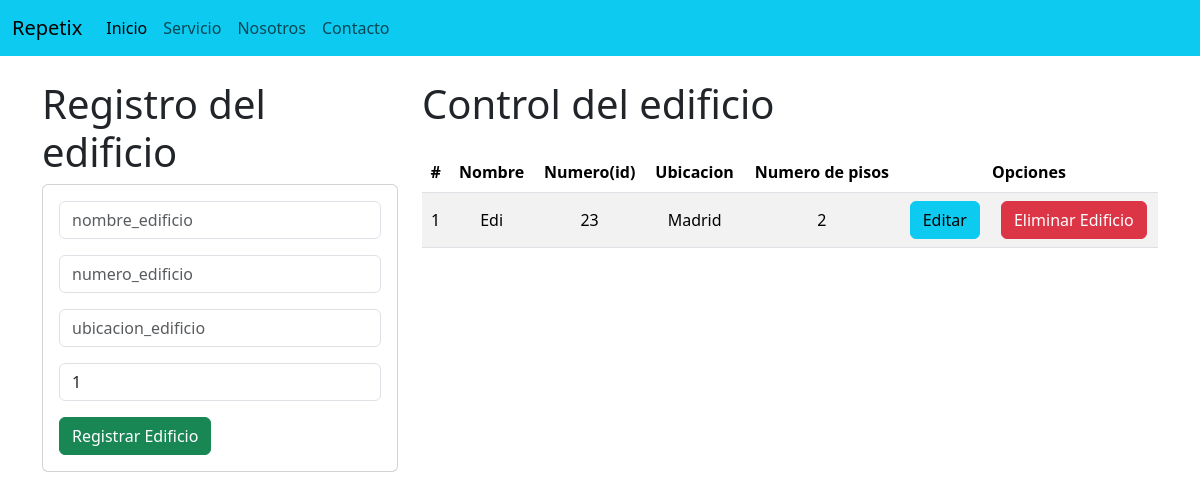
The app's page /AccederEdificio/, older data.
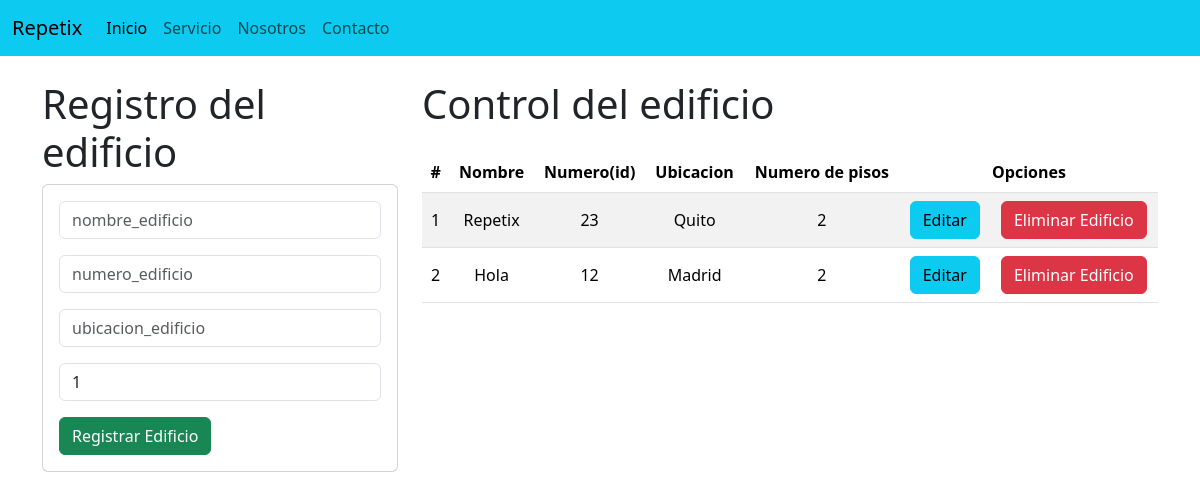
The same page, newer data.
### Edificio/models.py (models this page shows, shortened)
class Edificio(models.Model):
    nombre = models.CharField(max_length=100)
    codigo = models.IntegerField()
    ubicacion = models.CharField(max_length=255)
    numero_pisos = models.IntegerField()

### Edificio/views.py (the view)
# urls.py: path('AccederEdificio/', views.accederEdificio, name='AccederEdificio'),
def accederEdificio(request):
    edificio = Edificio.objects.all()
    pisos = Piso.objects.all()
    sensores = Sensor.objects.all()
    departamentos = Departamento.objects.all()
    return render(request, 'AccederEdificio.html', {
        'edificio': edificio,
        'pisos': pisos,
        'sensores': sensores,
        'departamentos': departamentos,
    })

### Edificio/Templates/AccederEdificio.html (shortened to what this page needs)
{% extends "./base.html" %}
{% block body %}
<div class="row">
    <div class="col-sm-12 col-md-6 col-lg-4 col-xl-4">
        <h1>Registro del edificio</h1>
        <div class="card">
            <div class="card-body py-2">
                <form action="/RegistrarEdificio/" method="POST">
                    <div class="form-group py-2">
                        <input type="text" id="nombre_edificio" name="nombre_edificio" class="form-control" placeholder="nombre_edificio" minlength="6" required>
                    </div>
                    <div class="form-group py-2">
                        <input type="text" id="numero_edificio" name="numero_edificio" class="form-control" placeholder="numero_edificio" maxlength="50" required>
                    </div>
                    <div class="form-group py-2">
                        <input type="text" id="ubicacion_edificio" name="ubicacion_edificio" class="form-control" placeholder="ubicacion_edificio" maxlength="50" required>
                    </div>
                    <div class="form-group py-2">
                        <input type="text" id="numero_pisos" name="numero_pisos" class="form-control" min="1" max="9" value="1" required>
                    </div>
                    <div class="form-group py-2">
                        <button type="submit" class="btn btn-success btn-block text-white">Registrar Edificio</button>
                    </div>
                </form>
            </div>
        </div>
    </div>
    <div class="col-sm-12 col-md-6 col-lg-8 col-xl-8">
        <h1>Control del edificio</h1>
        <div class="table-responsive py-3">
            <table class="table table-striped">
                <thead>
                    <tr>
                        <th>#</th>
                        <th>Nombre</th>
                        <th>Numero(id)</th>
                        <th>Ubicacion</th>
                        <th>Numero de pisos</th>
                        <th colspan="2">Opciones</th>
                    </tr>
                </thead>
                <tbody>
                    {% for edificio in edificio %}
                    <tr>
                        <td>{{forloop.counter}}</td>
                        <td>{{edificio.nombre}}</td>
                        <td>{{edificio.codigo}}</td>
                        <td>{{edificio.ubicacion}}</td>
                        <td>{{edificio.numero_pisos}}</td>
                        <td><a href="/EdicionEdificio/{{edificio.codigo}}" class="btn btn-info">Editar</a></td>
                        <td><a href="/EliminarEdificio/{{edificio.codigo}}" class="btn btn-danger btnEliminacion">Eliminar Edificio</a></td>
                    </tr>
                    {% endfor %}
                </tbody>
            </table>
        </div>
    </div>
</div>
{% endblock %}

Row changes from the older to the newer data that the page shows:
removed Edificio: nombre "Edi", codigo "23", ubicacion "Madrid", numero_pisos "2"
added Edificio: nombre "Repetix", codigo "23", ubicacion "Quito", numero_pisos "2"
added Edificio: nombre "Hola", codigo "12", ubicacion "Madrid", numero_pisos "2"
